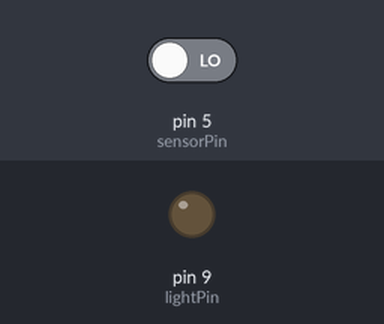
Simulated run of this sketch. Board: Arduino Uno, built with avr-gcc and run on an emulated ATmega328P. On the bench: output pins drawn as LEDs (lit = HIGH). The inputs (shaded band) are chosen by the test bench; at power-on: pin 5 (sensorPin) LOW.

Above: at 1.2 s.
1.3 s: pin 5 (sensorPin) driven HIGH
At 2.6 s:
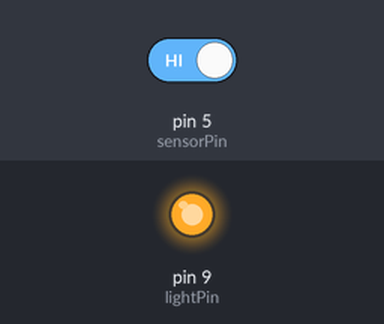
Timing chart, 0 to 4.3 s (numbered marks = the images above; inputs shaded):
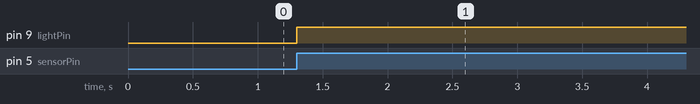

Measured:
- after the input at 1.3 s, pin 9 (lightPin): LOW → HIGH at once

The sketch:

motion_detector.ino
```cpp
// Pins
int sensorPin = 5;
int lightPin = 9;

// Variables
int timerStart = 0;
unsigned long sensorTimer = 0;
int lightState = 0;

// Setup
void setup() {
    Serial.begin(9600);

    pinMode(lightPin, OUTPUT);

}

// Main loop
void loop() {

    // Read the sensor pin
    int sensorState = digitalRead(sensorPin);

    // If motion is detected, switch light on
    if (lightState == 0 && sensorState == 1){
        digitalWrite(lightPin, HIGH);
        lightState = 1;
        timerStart = 0;
    }

    // If no motion is detected, and light is on, start timer
    if (lightState == 1 && sensorState == 0 && timerStart == 0){
        timerStart = 1;
        sensorTimer = millis();
    }

    // If the timer was started, and more than 5 seconds passed by, switch the light off
    if (timerStart == 1 && ((millis()-sensorTimer) > 5000)) {
        digitalWrite(lightPin, LOW);
        lightState = 0;
        timerStart = 0;
    }
}
```
